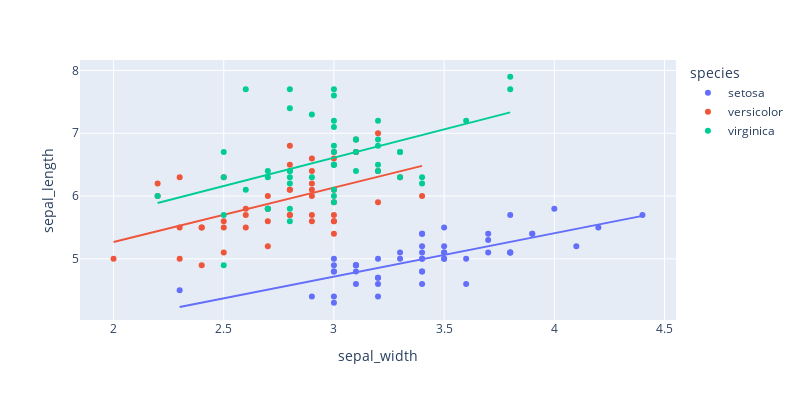

The cell this chart's notebook holds for it:
### Markdown cell above
#### Trendline
You can add a trendline as in the following :

### Code cell
fig = px.scatter(df, x = "sepal_width", y = "sepal_length", color = "species", trendline = "ols", width=800, height=400)
fig.show()

### Figure 1 — Plotly figure (JSON) as saved in the notebook; plotly's stock layout.template omitted (floating-point values rounded to 4 significant figures)
{"data": [{"hovertemplate": "species=setosa<br>sepal_width=%{x}<br>sepal_length=%{y}<extra></extra>", "legendgroup": "setosa", "marker": {"color": "#636efa", "symbol": "circle"}, "mode": "markers", "name": "setosa", "orientation": "v", "showlegend": true, "type": "scatter", "x": [3.5, 3, 3.2, 3.1, 3.6, 3.9, 3.4, 3.4, 2.9, 3.1, 3.7, 3.4, 3, 3, 4, 4.4, 3.9, 3.5, 3.8, 3.8, 3.4, 3.7, 3.6, 3.3, 3.4, 3, 3.4, 3.5, 3.4, 3.2, 3.1, 3.4, 4.1, 4.2, 3.1, 3.2, 3.5, 3.1, 3, 3.4, 3.5, 2.3, 3.2, 3.5, 3.8, 3, 3.8, 3.2, 3.7, 3.3], "xaxis": "x", "y": [5.1, 4.9, 4.7, 4.6, 5, 5.4, 4.6, 5, 4.4, 4.9, 5.4, 4.8, 4.8, 4.3, 5.8, 5.7, 5.4, 5.1, 5.7, 5.1, 5.4, 5.1, 4.6, 5.1, 4.8, 5, 5, 5.2, 5.2, 4.7, 4.8, 5.4, 5.2, 5.5, 4.9, 5, 5.5, 4.9, 4.4, 5.1, 5, 4.5, 4.4, 5, 5.1, 4.8, 5.1, 4.6, 5.3, 5], "yaxis": "y"}, {"hovertemplate": "<b>OLS trendline</b><br>sepal_length = 0.690854 * sepal_width + 2.64466<br>R<sup>2</sup>=0.557681<br><br>species=setosa<br>sepal_width=%{x}<br>sepal_length=%{y} <b>(trend)</b><extra></extra>", "legendgroup": "setosa", "marker": {"color": "#636efa", "symbol": "circle"}, "mode": "lines", "name": "setosa", "showlegend": false, "type": "scatter", "x": [2.3, 2.9, 3, 3, 3, 3, 3, 3, 3.1, 3.1, 3.1, 3.1, 3.1, 3.2, 3.2, 3.2, 3.2, 3.2, 3.3, 3.3, 3.4, 3.4, 3.4, 3.4, 3.4, 3.4, 3.4, 3.4, 3.4, 3.5, 3.5, 3.5, 3.5, 3.5, 3.5, 3.6, 3.6, 3.7, 3.7, 3.7, 3.8, 3.8, 3.8, 3.8, 3.9, 3.9, 4, 4.1, 4.2, 4.4], "xaxis": "x", "y": [4.234, 4.648, 4.717, 4.717, 4.717, 4.717, 4.717, 4.717, 4.786, 4.786, 4.786, 4.786, 4.786, 4.855, 4.855, 4.855, 4.855, 4.855, 4.924, 4.924, 4.994, 4.994, 4.994, 4.994, 4.994, 4.994, 4.994, 4.994, 4.994, 5.063, 5.063, 5.063, 5.063, 5.063, 5.063, 5.132, 5.132, 5.201, 5.201, 5.201, 5.27, 5.27, 5.27, 5.27, 5.339, 5.339, 5.408, 5.477, 5.546, 5.684], "yaxis": "y"}, {"hovertemplate": "species=versicolor<br>sepal_width=%{x}<br>sepal_length=%{y}<extra></extra>", "legendgroup": "versicolor", "marker": {"color": "#EF553B", "symbol": "circle"}, "mode": "markers", "name": "versicolor", "orientation": "v", "showlegend": true, "type": "scatter", "x": [3.2, 3.2, 3.1, 2.3, 2.8, 2.8, 3.3, 2.4, 2.9, 2.7, 2, 3, 2.2, 2.9, 2.9, 3.1, 3, 2.7, 2.2, 2.5, 3.2, 2.8, 2.5, 2.8, 2.9, 3, 2.8, 3, 2.9, 2.6, 2.4, 2.4, 2.7, 2.7, 3, 3.4, 3.1, 2.3, 3, 2.5, 2.6, 3, 2.6, 2.3, 2.7, 3, 2.9, 2.9, 2.5, 2.8], "xaxis": "x", "y": [7, 6.4, 6.9, 5.5, 6.5, 5.7, 6.3, 4.9, 6.6, 5.2, 5, 5.9, 6, 6.1, 5.6, 6.7, 5.6, 5.8, 6.2, 5.6, 5.9, 6.1, 6.3, 6.1, 6.4, 6.6, 6.8, 6.7, 6, 5.7, 5.5, 5.5, 5.8, 6, 5.4, 6, 6.7, 6.3, 5.6, 5.5, 5.5, 6.1, 5.8, 5, 5.6, 5.7, 5.7, 6.2, 5.1, 5.7], "yaxis": "y"}, {"hovertemplate": "<b>OLS trendline</b><br>sepal_length = 0.865078 * sepal_width + 3.53973<br>R<sup>2</sup>=0.276582<br><br>species=versicolor<br>sepal_width=%{x}<br>sepal_length=%{y} <b>(trend)</b><extra></extra>", "legendgroup": "versicolor", "marker": {"color": "#EF553B", "symbol": "circle"}, "mode": "lines", "name": "versicolor", "showlegend": false, "type": "scatter", "x": [2, 2.2, 2.2, 2.3, 2.3, 2.3, 2.4, 2.4, 2.4, 2.5, 2.5, 2.5, 2.5, 2.6, 2.6, 2.6, 2.7, 2.7, 2.7, 2.7, 2.7, 2.8, 2.8, 2.8, 2.8, 2.8, 2.8, 2.9, 2.9, 2.9, 2.9, 2.9, 2.9, 2.9, 3, 3, 3, 3, 3, 3, 3, 3, 3.1, 3.1, 3.1, 3.2, 3.2, 3.2, 3.3, 3.4], "xaxis": "x", "y": [5.27, 5.443, 5.443, 5.529, 5.529, 5.529, 5.616, 5.616, 5.616, 5.702, 5.702, 5.702, 5.702, 5.789, 5.789, 5.789, 5.875, 5.875, 5.875, 5.875, 5.875, 5.962, 5.962, 5.962, 5.962, 5.962, 5.962, 6.048, 6.048, 6.048, 6.048, 6.048, 6.048, 6.048, 6.135, 6.135, 6.135, 6.135, 6.135, 6.135, 6.135, 6.135, 6.221, 6.221, 6.221, 6.308, 6.308, 6.308, 6.394, 6.481], "yaxis": "y"}, {"hovertemplate": "species=virginica<br>sepal_width=%{x}<br>sepal_length=%{y}<extra></extra>", "legendgroup": "virginica", "marker": {"color": "#00cc96", "symbol": "circle"}, "mode": "markers", "name": "virginica", "orientation": "v", "showlegend": true, "type": "scatter", "x": [3.3, 2.7, 3, 2.9, 3, 3, 2.5, 2.9, 2.5, 3.6, 3.2, 2.7, 3, 2.5, 2.8, 3.2, 3, 3.8, 2.6, 2.2, 3.2, 2.8, 2.8, 2.7, 3.3, 3.2, 2.8, 3, 2.8, 3, 2.8, 3.8, 2.8, 2.8, 2.6, 3, 3.4, 3.1, 3, 3.1, 3.1, 3.1, 2.7, 3.2, 3.3, 3, 2.5, 3, 3.4, 3], "xaxis": "x", "y": [6.3, 5.8, 7.1, 6.3, 6.5, 7.6, 4.9, 7.3, 6.7, 7.2, 6.5, 6.4, 6.8, 5.7, 5.8, 6.4, 6.5, 7.7, 7.7, 6, 6.9, 5.6, 7.7, 6.3, 6.7, 7.2, 6.2, 6.1, 6.4, 7.2, 7.4, 7.9, 6.4, 6.3, 6.1, 7.7, 6.3, 6.4, 6, 6.9, 6.7, 6.9, 5.8, 6.8, 6.7, 6.7, 6.3, 6.5, 6.2, 5.9], "yaxis": "y"}, {"hovertemplate": "<b>OLS trendline</b><br>sepal_length = 0.901534 * sepal_width + 3.90684<br>R<sup>2</sup>=0.209057<br><br>species=virginica<br>sepal_width=%{x}<br>sepal_length=%{y} <b>(trend)</b><extra></extra>", "legendgroup": "virginica", "marker": {"color": "#00cc96", "symbol": "circle"}, "mode": "lines", "name": "virginica", "showlegend": false, "type": "scatter", "x": [2.2, 2.5, 2.5, 2.5, 2.5, 2.6, 2.6, 2.7, 2.7, 2.7, 2.7, 2.8, 2.8, 2.8, 2.8, 2.8, 2.8, 2.8, 2.8, 2.9, 2.9, 3, 3, 3, 3, 3, 3, 3, 3, 3, 3, 3, 3, 3.1, 3.1, 3.1, 3.1, 3.2, 3.2, 3.2, 3.2, 3.2, 3.3, 3.3, 3.3, 3.4, 3.4, 3.6, 3.8, 3.8], "xaxis": "x", "y": [5.89, 6.161, 6.161, 6.161, 6.161, 6.251, 6.251, 6.341, 6.341, 6.341, 6.341, 6.431, 6.431, 6.431, 6.431, 6.431, 6.431, 6.431, 6.431, 6.521, 6.521, 6.611, 6.611, 6.611, 6.611, 6.611, 6.611, 6.611, 6.611, 6.611, 6.611, 6.611, 6.611, 6.702, 6.702, 6.702, 6.702, 6.792, 6.792, 6.792, 6.792, 6.792, 6.882, 6.882, 6.882, 6.972, 6.972, 7.152, 7.333, 7.333], "yaxis": "y"}], "layout": {"height": 400, "legend": {"title": {"text": "species"}, "tracegroupgap": 0}, "margin": {"t": 60}, "width": 800, "xaxis": {"anchor": "y", "domain": [0, 1], "title": {"text": "sepal_width"}}, "yaxis": {"anchor": "x", "domain": [0, 1], "title": {"text": "sepal_length"}}}}
